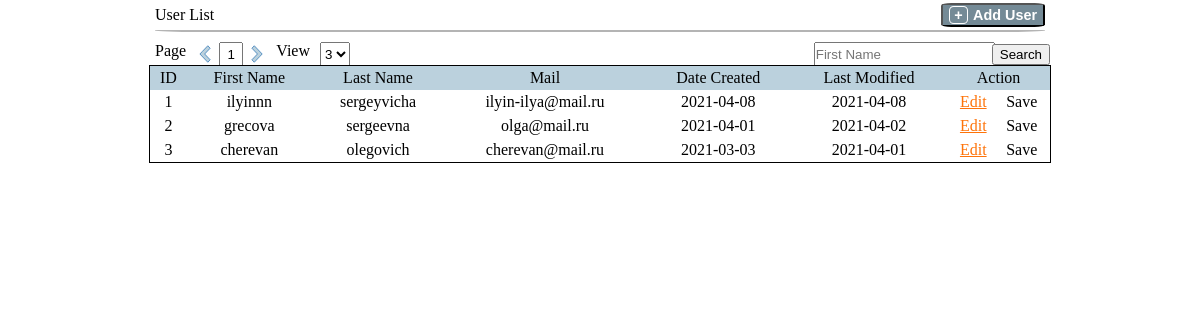
The page / on the database its author committed.
### tables this page shows
CREATE TABLE `users` (
  `ID` int(11) NOT NULL,
  `First Name` varchar(20) NOT NULL,
  `Last Name` varchar(20) NOT NULL,
  `Email` varchar(20) NOT NULL,
  `Create Data` date NOT NULL,
  `Update Data` date NOT NULL
);

### bd.php (the view, shortened to what this page needs)
<?php
$link=mysqli_connect("localhost", "root", "root", "test_encomage_db");
$primer=mysqli_query($link,"SELECT * FROM `users` LIMIT 3 ");
$i3=0;
while($row=mysqli_fetch_row($primer)){
    $i3++;
    $row2[$i]=[$row];
    echo ('<tr id="row">');
    for($i2=0;$i2<=5;$i2++){
   echo ('<th><p>'.$row2[$i][0][$i2].'</p></th>');
   }
  echo ('<th id="edit"><h1 class=edit id=edit'.$i3.'>Edit</h1><h1 class=save id=save'.$i3.'>Save</h1></th>');
   echo ('</tr>');
}
?>

### index.php (shortened to what this page needs)
<!DOCTYPE HTML>
<html>
<head>
</head>
<body>
<div id="all">
<div id="table">
<div id="shapka">
<h5>User List</h5>
<button id="adduser"><p>+</p>Add User</button>
</div>
<div id="search_bar">
<div id="element_filtr_page">
<p>Page</p>
<svg id="-1" class="arrow-left-2" viewBox="0 0 9 14">
    <path class="svg-arrow" d="M6.660,8.922 L6.660,8.922 L2.350,13.408 L0.503,11.486 L4.813,7.000 L0.503,2.515 L2.350,0.592 L8.507,7.000 L6.660,8.922 Z" />
</svg>
<input id="page" value="1" />
<svg id="1" class="arrow-right-2" viewBox="0 0 9 14">
    <path class="svg-arrow" d="M6.660,8.922 L6.660,8.922 L2.350,13.408 L0.503,11.486 L4.813,7.000 L0.503,2.515 L2.350,0.592 L8.507,7.000 L6.660,8.922 Z" />
</svg>
<p>View</p>
<select>
  <option >3</option>
</select>
</div>
<div id="search">
<input id="search_input" placeholder="First Name" /><button>Search</button></div>
</div>
<table>
<tr id="start">
    <th>ID</th>
    <th>First Name</th>
    <th>Last Name</th>
    <th>Mail</th>
    <th>Date Created</th>
    <th>Last Modified</th>
    <th>Action</th>
</tr>
<?php
require 'bd.php';
?>
</table>
</div>
</div>
</body>
</html>

### index.php (style rules this page uses)
body,div,dl,dt,dd,ul,ol,li,h1,h2,h3,h4,h5,h6,pre, form,fieldset,input,textarea,p,blockquote,th,td { padding: 0; margin: 0; }
table { border-collapse: collapse; border-spacing: 0; }
address,caption,cite,code,dfn,em,strong,th,var { font-weight: normal; font-style: normal; }
caption,th { text-align: center; }
h1,h2,h3,h4,h5,h6 { font-weight: normal; font-size: 100%; }
table { width:900px; text-align:center; margin:auto; outline: 1px solid black; border-collapse: collapse; }
TD, TH { padding: 3px; border: 0px solid black; }
#start { background: #BBD1DD; }
#shapka { border-bottom: 2px solid #B4B4B4; border-radius: 5%; display: flex; margin: auto; width: 890px; justify-content: space-between; height:30px; align-items: center; }
#adduser { border-radius: 10%; background-color: #748A96; color: white; font-size: 90%; font-weight: bold; display: flex; align-items: center; }
#adduser p { width: 17px; border: 1px solid white; border-radius: 25%; margin: 0px 5px 0px 0px; }
#search_bar { margin: auto; width: 900px; display:flex; justify-content: space-between; padding: 10px 0px 0px 0px; }
#search input { height: 20px; padding: 0px 0px 0px 0px; margin: 0px -3px 0px 0px; }
#element_filtr_page { width: 200px; display: flex; }
#element_filtr_page p { padding:0px 5px 0px 5px; }
#page { width: 20px; text-align: center; }
svg { padding: 0px 5px 0px 5px; }
.arrow-left-2, .arrow-right-2 { margin:auto; width: 20px; height: 18px; }
.arrow-left-2 { transform: rotate(180deg); }
select { margin: 0px 0px 0px 5px; }
#edit { display:flex; justify-content:space-around; }
.edit { text-decoration: underline; color: #FE7309; }

### rows shown on the page
users: ID "1", First Name "ilyinnn", Last Name "sergeyvicha", Email "ilyin-ilya@mail.ru", Create Data "2021-04-08", Update Data "2021-04-08"
users: ID "2", First Name "grecova", Last Name "sergeevna", Email "olga@mail.ru", Create Data "2021-04-01", Update Data "2021-04-02"
users: ID "3", First Name "cherevan", Last Name "olegovich", Email "cherevan@mail.ru", Create Data "2021-03-03", Update Data "2021-04-01"
